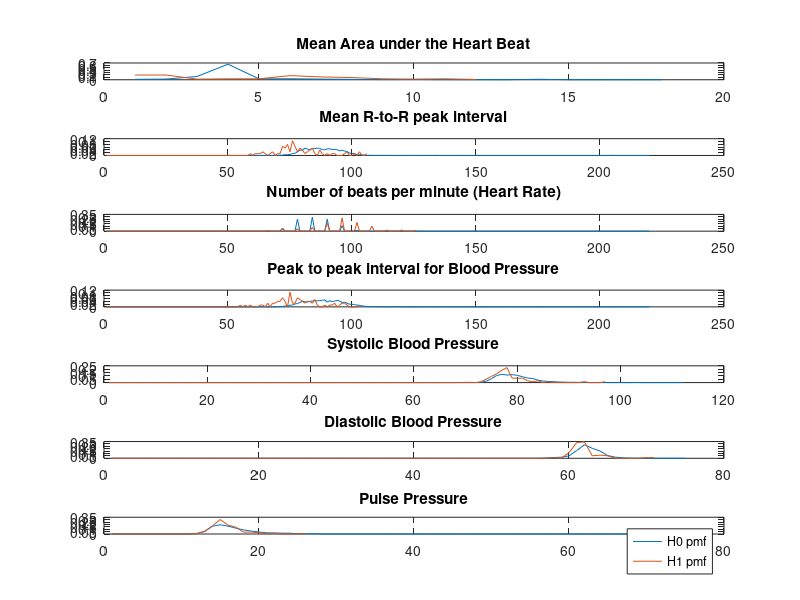
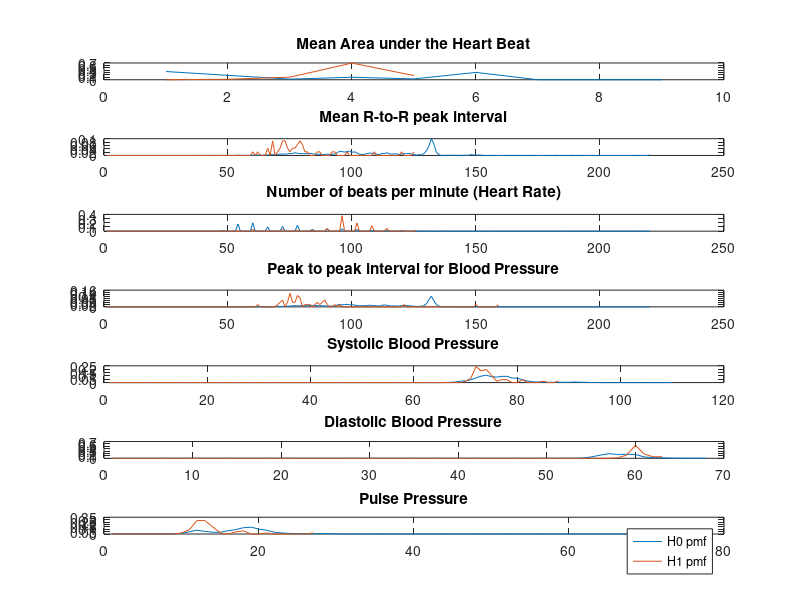
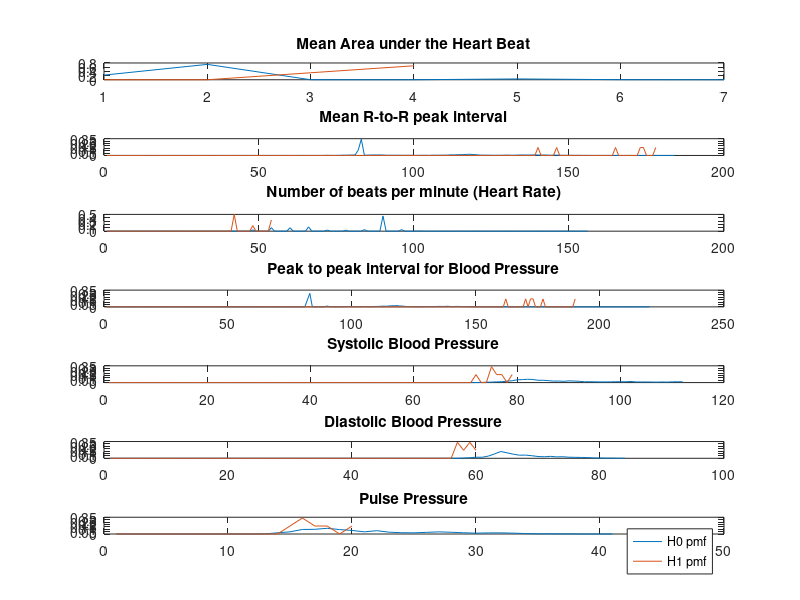
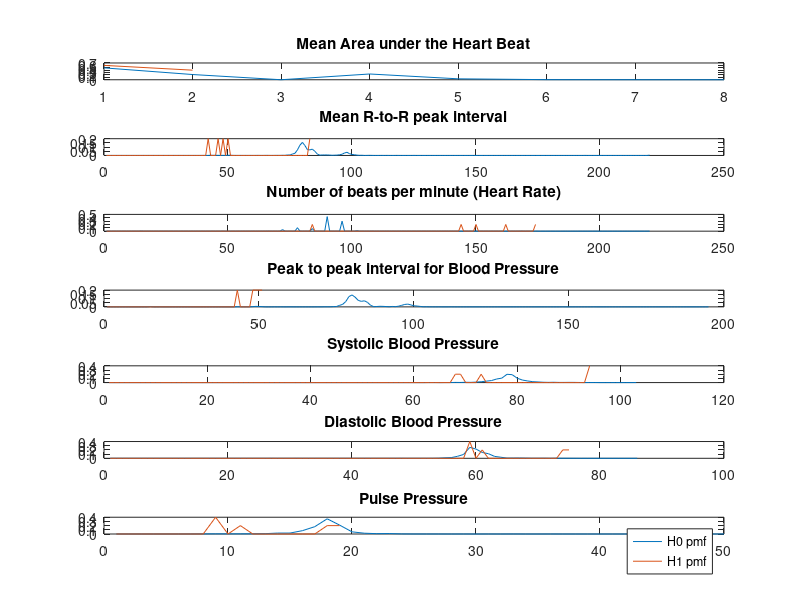

MATLAB code for these plots, in order: (Note: this script raises an error after producing the figures.)
close all;
clear all;

%%Task 0
%Load in data sets and make it readable.
dat1_const = load('patient_data/1_a41178.mat');
dat2_const = load('patient_data/2_a42126.mat');
dat3_const = load('patient_data/3_a40076.mat');
dat4_const = load('patient_data/4_a40050.mat');
dat5_const = load('patient_data/5_a41287.mat');
dat6_const = load('patient_data/6_a41846.mat');
dat7_const = load('patient_data/7_a41846.mat');
dat8_const = load('patient_data/8_a42008.mat');
dat9_const = load('patient_data/9_a41846.mat');

%put in array for simplification of data management
dat_array = [dat1_const, dat2_const, dat3_const, dat4_const, dat5_const, dat6_const, dat7_const, dat8_const, dat9_const];

%X_length: stores number of data points per patient for data, training,
%test
all_length = zeros(1, 9);
training_length = zeros(1,9);
testing_length = zeros(1, 9);
for k = 1:9
    %store the number of elements to perform operations with
    all_length(k) = length(dat_array(k).all_data);
    training_length(k) = floor(all_length(k) * 2/3);
    testing_length(k) = all_length(k) - training_length(k);
    dat_array(k).all_data = floor(dat_array(k).all_data);
   
end

%initialize all data sets for permuatations
for k = 1:9
    train(k).all_data = dat_array(k).all_data(:,1:training_length(k));
    train(k).all_labels = dat_array(k).all_labels(:,1:training_length(k));
    test(k).all_data = dat_array(k).all_data(:, training_length(k)+1:all_length(k));
    test(k).all_labels = dat_array(k).all_labels(:, training_length(k)+1:all_length(k));
end
for k = 1:9
   for j = 1:7
      index1 = 1;
      index0 = 1;
      for i = 1: training_length(k)
          if(train(k).all_labels(1, i) == 1)
              train(k).goldens(j, index1) = train(k).all_data(j,i);
              index1 = index1 + 1;
          end
          if(train(k).all_labels(1, i) == 0)
              train(k).nongoldens(j,index0) = train(k).all_data(j,i);
              index0 = index0 + 1;
          end
      end
   end
end
%open a result file for printing things
fid = fopen('ECE313_Final_group5', 'w');
%completed: 5:55 AM
%update: 8:08 AM
%%Task 1
%a: Calculate prior probabilities of P(H1) an dP(H0)
for k = 1:9
    prior_H1(k) = sum(train(1).all_labels)/training_length(1);
    prior_H0(k) = 1 - prior_H1(k);
end
%b: construct likelihood matrices for each of the seven features

patient_labels = {'Patient 1','Patient 2','Patient 3','Patient 4','Patient 5','Patient 6','Patient 7','Patient 8','Patient 9'};
feature_labels = {'Mean Area under the Heart Beat','Mean R-to-R peak interval','Number of beats per minute (Heart Rate)','Peak to peak interval for Blood Pressure','Systolic Blood Pressure','Diastolic Blood Pressure','Pulse Pressure'};

for k = 1:9
    figure;
    for j = 1:7
        likelyH1 = tabulate(train(k).goldens(j,:));
            likelyH1(:,3) = likelyH1(:,3) / 100;
        likelyH0 = tabulate(train(k).nongoldens(j,:));
            likelyH0(:,3) = likelyH0(:,3) / 100;
        subplot(7, 1, j); 
        plot(likelyH0(:,3));
        title(feature_labels(j));
        hold on; 
        plot(likelyH1(:,3));
    %figure out quartiles and save them
        max1 = max(likelyH1(:,1)); 
        max2 = max(likelyH0(:,1));
        max_val = max(max1,max2);
        min1 = min(likelyH1(:,1)); 
        min2 = min(likelyH0(:,1));
        min_val = min(min1,min2);
        train(k).middle(j) = floor((max_val - min_val)/2);
        train(k).first_quarter(j) = floor((train(k).middle(j) - min_val)/2);
        train(k).third_quarter(j) = floor((max_val - train(k).middle(j))/2) + train(k).middle(j);
        train(k).max(j) = max_val;
        train(k).H1(j,1:4) = zeros();
        train(k).H0(j,1:4) = zeros();
        for i = 1:size(likelyH1) 
           if (likelyH1(i,1) < train(k).first_quarter(j))
                percent = likelyH1(i,3);
                p = 1;
           elseif (likelyH1(i,1) < train(k).middle(j))
                percent = likelyH1(i,3);
                p = 2;
           elseif (likelyH1(i,1) < train(k).third_quarter(j))
                percent = likelyH1(i,3);
                p = 3;
           else
                percent = likelyH1(i,3);
                p = 4;
           end
           train(k).H1(j,p) = train(k).H1(j,p)+ percent;
        end
        
        for i = 1:size(likelyH0) 
           if (likelyH0(i,1) < train(k).first_quarter(j)) 
                percent = likelyH0(i,3);
                p = 1;
           elseif (likelyH0(i,1) < train(k).middle(j))
                percent = likelyH0(i,3);
                p = 2;
           elseif (likelyH0(i,1) < train(k).third_quarter(j))
                percent = likelyH0(i,3);
                p = 3;
           else
                percent = likelyH0(i,3);
                p = 4;
           end
           train(k).H0(j,p) = train(k).H0(j,p)+ percent;
        end
    end
    legend('H0 pmf', 'H1 pmf');
end

%c: show results by generating a seperate figure for each patient 
%c Executed in B

%d: Calculate ML and MAP decision rule vectors
for k = 1:9
    for j = 1:7
        for p = 1:4
            if( train(k).H1(j,p) >= train(k).H0(j,p))
                train(k).ML(j,p) = 1;
            else 
                train(k).ML(j,p) = 0;
            end
            if(train(k).H1(j,p) * prior_H1 >= train(k).H0(j,p)*prior_H0)
                train(k).MAP(j,p) = 1;
            else
                train(k).MAP(j,p) = 0;
            end
        end
    end
end
%e: save the results in a 9 by 7 cell array called HT_table_array
HT_table_array = cell(9,7);

for k = 1:9
    for j = 1:7
           Max_Value(:,1) = [train(k).first_quarter(j), train(k).middle(j), train(k).third_quarter(j), train(k).max(j)];
           H1_array(:,1) = [train(k).H1(j,1), train(k).H1(j,2), train(k).H1(j,3), train(k).H1(j,4)];
           H0_array(:,1) = [train(k).H0(j,1), train(k).H0(j,2), train(k).H0(j,3), train(k).H0(j,4)];
           ML_array(:,1) = [train(k).ML(j,1), train(k).ML(j,2), train(k).ML(j,3), train(k).ML(j,4)];
           MAP_array(:,1) = [train(k).MAP(j,1), train(k).MAP(j,2), train(k).MAP(j,3), train(k).MAP(j,4)];
           HT_table_array{k, j} = table(Max_Value, H1_array, H0_array, ML_array, MAP_array);
          
    end
end
%Task 1.2


     
